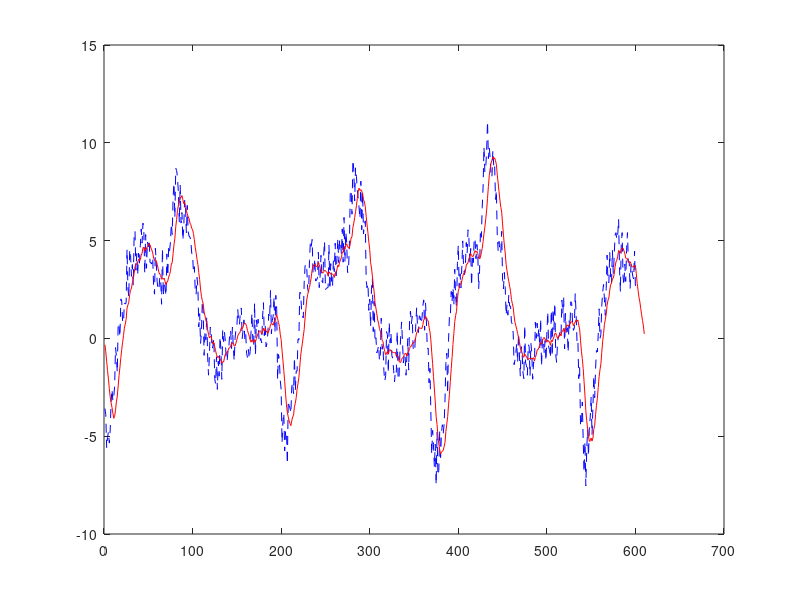

This figure's MATLAB source:
load DataEOG.txt 
x = DataEOG;
n1 = (1: length(x));
h = ones(1, 11) / 11;
y = conv(x, h);
n2 = (1: length(y));
plot(n1, x, 'b--',  n2, y, 'r');